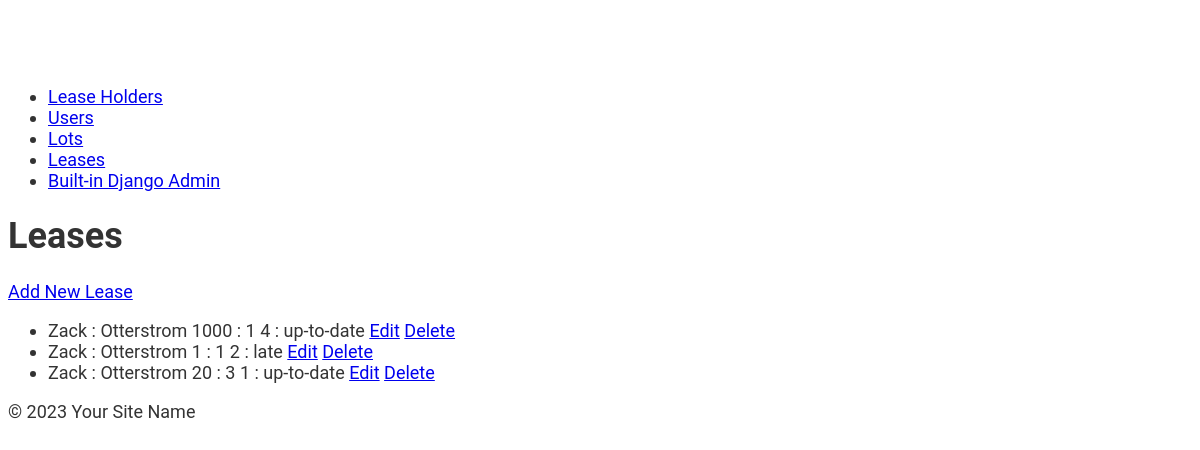
Screenshot of /leases_back/ (signed in) with the database file from the repository.
### lots/models.py (models this page shows)
class Lease(models.Model):
    UP_TO_DATE = 'up-to-date'
    LATE = 'late'
    DELINQUENT = 'delinquent'
    PAYMENT_STATUS_CHOICES = [
        (UP_TO_DATE, 'Up to date'),
        (LATE, 'Late'),
        (DELINQUENT, 'Delinquent'),
    ]
    def __str__(self):
        return (f"{self.lease_holder}\n"
                f"{self.monthly_rental_amount} : {self.due_date}\n"
                f"{self.grace_period} : {self.payment_status}\n")  # add later?
    lot = models.ForeignKey(Lot, on_delete=models.CASCADE)  # Foreign Key related to Lot
    lease_holder = models.ForeignKey(LeaseHolder, on_delete=models.PROTECT)  # Foreign Key related to LeaseHolder
    last_payment_date = models.DateField(null=True, blank=True, help_text="Date of the most recent payment")
    last_payment_date_id = models.ForeignKey('Payment', on_delete=models.SET_NULL, null=True, blank=True, related_name='last_payment_for_lease', help_text="ID of the most recent payment")
    monthly_rental_amount = models.IntegerField()
    due_date = models.PositiveSmallIntegerField(validators=[MaxValueValidator(30)])
    grace_period = models.PositiveSmallIntegerField(validators=[MaxValueValidator(30)])
    lease_agreement_path = models.FileField(upload_to='lease_agreements/')
    lot_image_path = models.FileField(upload_to='images/')
    payment_status = models.CharField(
        max_length=20,
        choices=PAYMENT_STATUS_CHOICES,
        default=LATE,
    )

class LeaseHolder(models.Model):
    lease_holder_first_name = models.CharField(max_length=200)
    lease_holder_last_name = models.CharField(max_length=200)
    lease_holder_address = models.CharField(max_length=200)
    email = models.CharField(max_length=200)
    phone = models.CharField(max_length=200)
    def __str__(self):
        return f"{self.lease_holder_first_name} : {self.lease_holder_last_name}\n"

### lots/views.py (the view)
# urls.py: path('leases_back/', lease_back_list, name='lease_back_list'),
@login_required
@user_passes_test(is_staff_or_admin)
def lease_back_list(request):
    leases = Lease.objects.all()
    return render(request, 'lots/lease_back_list.html', {'leases': leases})

### lots/views.py (called while the page is built)
def is_staff_or_admin(user):
    return user.is_staff or user.is_superuser

### lots/templates/lots/lease_back_list.html
{% extends 'lots/base.html' %}
{% block content %}
<body>
    <h1>Leases</h1>
    <a href="{% url 'lease_create' %}">Add New Lease</a>
    <ul>
        {% for lease in leases %}
        <li>
            {{ lease }}
            <a href="{% url 'lease_update' lease.pk %}">Edit</a>
            <a href="{% url 'delete_lease_back' lease.pk %}">Delete</a>
        </li>
        {% endfor %}
    </ul>
</body>
{% endblock %}

### lots/static/lots/style.css (style rules this page uses)
body { font-family: 'Roboto', sans-serif; font-size: 18px; color: #333; padding-top: 60px; }
h1, h2, h3, h4, h5, h6 { font-weight: 700; }

### rows the page displays
Lease: lease_holder+monthly_rental_amount+due_date "Zack : Otterstrom 1000 : 1 4 : up-to-date"
Lease: lease_holder+monthly_rental_amount+due_date "Zack : Otterstrom 1 : 1 2 : late"
Lease: lease_holder+monthly_rental_amount+due_date "Zack : Otterstrom 20 : 3 1 : up-to-date"
